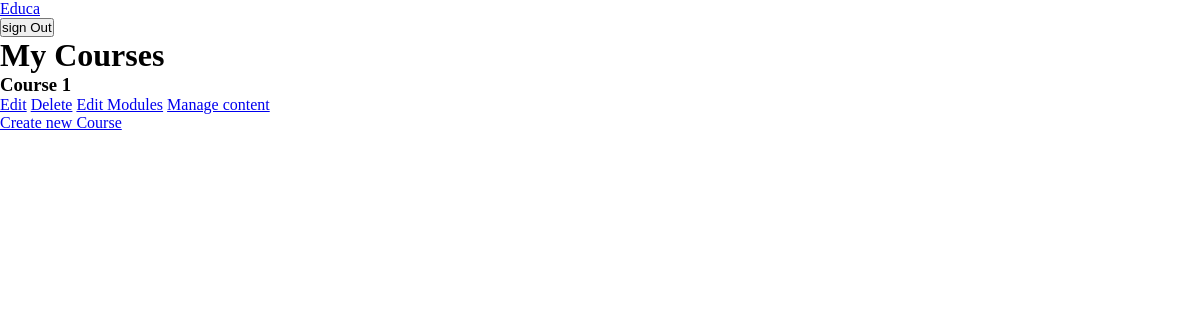
Page /courses/mine/ (signed in) on the earlier database version.
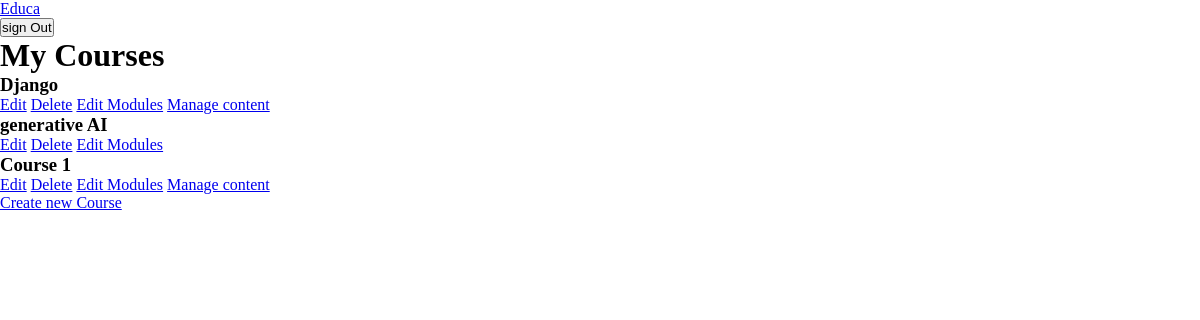
Same page on the later database version.
### courses/models.py (models this page shows, shortened)
class Course(models.Model):
    owner = models.ForeignKey(User, related_name='courses', on_delete=models.CASCADE)
    subject = models.ForeignKey(Subject, related_name='courses_created', on_delete=models.CASCADE)
    title = models.CharField(max_length=200)
    slug = models.SlugField(max_length=200, unique=True)
    overview = models.TextField()
    created = models.DateTimeField(auto_now_add=True)
    students = models.ManyToManyField(User, related_name='courses_joined', blank=True)
    class Meta:
        ordering = ['-created']

### courses/views.py (the view)
# urls.py: path('mine/', views.ManageCourseListView.as_view(), name='manage_course_list'),
class ManageCourseListView(OwnerCourseMixin, ListView):
    template_name = 'courses/list.html'
    permission_required = 'courses.view_course'
    def get_queryset(self):
        qs = super().get_queryset()
        return qs.filter(owner=self.request.user)

### templates/courses/list.html (shortened to what this page needs)
{% extends 'base.html' %}
{% block content %}
    <h1>My Courses</h1>
    <div class="module">
        {% for course in object_list %}
            <div class="course-info">
                <h3>{{ course.title }}</h3>
                <p>
                    <a href="{% url 'course_edit' course.id %}"> Edit</a>
                    <a href="{% url 'course_delete' course.id %}"> Delete</a>
                    <a href="{% url 'course_module_update' course.id %}"> Edit Modules</a>
                    {% if course.modules.count > 0 %}
                        <a href="{% url 'module_content_list' course.modules.first.id %}">Manage content</a>
                    {% endif %}
                </p>
            </div>
        {% empty %}
            <p>You have not created any courses yet</p>
        {% endfor %}
        <p>
            <a href="{% url 'course_create' %}"> Create new Course</a>
        </p>
    </div>
{% endblock %}

Differences in the rows shown:
added Course: title "Django", shows "Manage content"
added Course: title "generative AI"
